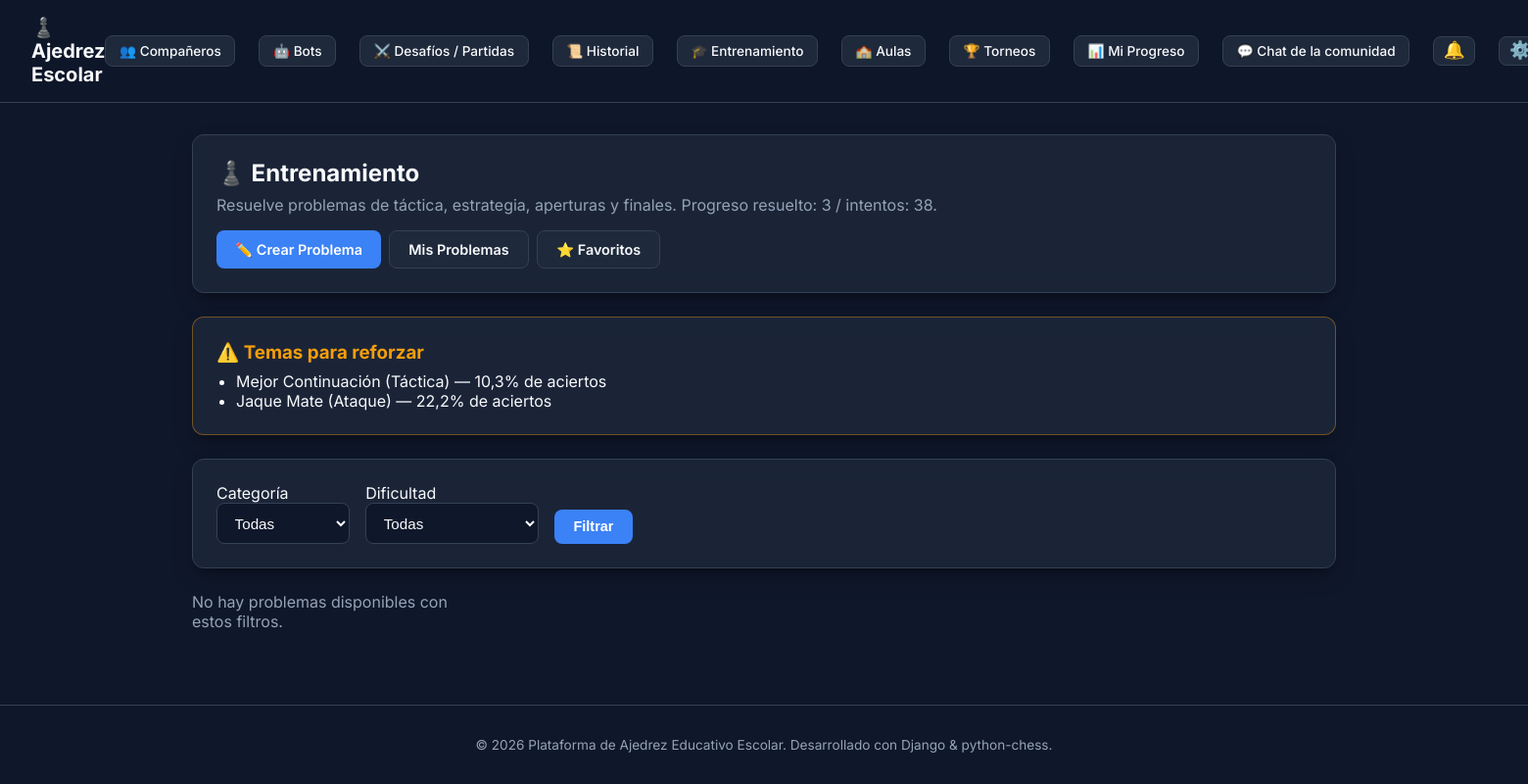
Page /training/ (signed in) on the committed database.
### apps/training/models.py (models this page shows)
class UserTrainingStats(models.Model):
    user = models.ForeignKey(settings.AUTH_USER_MODEL, on_delete=models.CASCADE, related_name='training_stats')
    category = models.CharField(max_length=20, choices=Puzzle.Category.choices)
    theme = models.CharField(max_length=30, choices=Puzzle.Theme.choices)
    total_attempts = models.PositiveIntegerField(default=0)
    successful_attempts = models.PositiveIntegerField(default=0)
    total_time_seconds = models.PositiveIntegerField(default=0)
    class Meta:
        unique_together = ['user', 'category', 'theme']
    @property
    def success_rate(self):
        if self.total_attempts == 0:
            return 0.0
        return round((self.successful_attempts / self.total_attempts) * 100, 1)

### apps/training/views.py (the view)
# urls.py: path('', views.TrainingDashboardView.as_view(), name='training_dashboard'),
class TrainingDashboardView(LoginRequiredMixin, ListView):
    model = Puzzle
    template_name = 'training/training_dashboard.html'
    context_object_name = 'puzzles'
    def get_queryset(self):
        category = self.request.GET.get('category')
        difficulty = self.request.GET.get('difficulty')
        qs = Puzzle.objects.filter(status=Puzzle.Status.PUBLISHED)
        if category:
            qs = qs.filter(category=category)
        if difficulty:
            qs = qs.filter(difficulty=difficulty)
        return qs
    def get_context_data(self, **kwargs):
        context = super().get_context_data(**kwargs)
        user = self.request.user
        user_stats = UserTrainingStats.objects.filter(user=user)
        weak_themes = [
            stat for stat in user_stats
            if stat.total_attempts >= 2 and stat.success_rate < 50.0
        ]
        total_solved = PuzzleAttempt.objects.filter(user=user, solved=True).values('puzzle').distinct().count()
        total_attempts = PuzzleAttempt.objects.filter(user=user).count()
        context['categories'] = Puzzle.Category.choices
        context['difficulties'] = Puzzle.Difficulty.choices
        context['selected_category'] = self.request.GET.get('category', '')
        context['selected_difficulty'] = self.request.GET.get('difficulty', '')
        context['user_stats'] = user_stats
        context['weak_themes'] = weak_themes
        context['total_solved'] = total_solved
        context['total_attempts'] = total_attempts
        if user.is_authenticated:
            context['favorite_puzzle_ids'] = set(
                PuzzleFavorite.objects.filter(user=user).values_list('puzzle_id', flat=True)
            )
        return context

### apps/accounts/models.py (called while the page is built)
    @property
    def rank(self):
        from apps.ratings.elo import rank_for_elo
        return rank_for_elo(self.elo_rating)

### apps/personalization/context_processors.py (called while the page is built)
def chess_appearance(request):
    user = getattr(request, 'user', None)
    piece_set, board_theme, is_custom = resolve_user_appearance(user)
    return {
        'user_piece_set': piece_set,
        'user_board_theme': board_theme,
        'is_custom_appearance': is_custom,
        'chess_piece_sets': PIECE_SETS,
        'chess_board_themes': BOARD_THEMES,
    }

### apps/personalization/models.py (called while the page is built)
    @classmethod
    def get_solo(cls):
        obj, _ = cls.objects.get_or_create(id=1)
        return obj

### apps/ratings/elo.py (called while the page is built)
def rank_for_elo(elo: int) -> PlayerRank:
    for rank in reversed(_RANKS_DESC):
        if elo >= rank.min_elo:
            return rank
    return PlayerRank.NOVATO

    @property
    def label(self) -> str:
        return self.value[0]

    @property
    def min_elo(self) -> int:
        return self.value[1]

### templates/training/training_dashboard.html (shortened to what this page needs)
{% extends 'base.html' %}
{% block content %}
<div class="card" style="margin-bottom: 1.5rem;">
    <div style="display:flex; justify-content: space-between; align-items:center; flex-wrap: wrap; gap: 1rem;">
        <div>
            <h2>♟️ Entrenamiento</h2>
            <p style="color: var(--text-secondary); margin-top: 0.5rem;">
                Resuelve problemas de táctica, estrategia, aperturas y finales. Progreso resuelto: {{ total_solved }} / intentos: {{ total_attempts }}.
            </p>
        </div>
        <div style="display:flex; gap: 0.5rem; flex-wrap: wrap;">
            <a href="{% url 'puzzle_create' %}" class="btn btn-primary">✏️ Crear Problema</a>
            <a href="{% url 'my_puzzles' %}" class="btn btn-secondary">Mis Problemas</a>
            <a href="{% url 'puzzle_favorites' %}" class="btn btn-secondary">⭐ Favoritos</a>
        </div>
    </div>
</div>
{% if weak_themes %}
<div class="card" style="margin-bottom: 1.5rem; border: 1px solid rgba(245, 158, 11, 0.4);">
    <h3 style="color: #f59e0b;">⚠️ Temas para reforzar</h3>
    <ul style="margin-top: 0.5rem; padding-left: 1.25rem;">
        {% for stat in weak_themes %}
            <li>{{ stat.get_theme_display }} ({{ stat.get_category_display }}) — {{ stat.success_rate }}% de aciertos</li>
        {% endfor %}
    </ul>
</div>
{% endif %}
<div class="card" style="margin-bottom: 1.5rem;">
    <form method="get" style="display: flex; gap: 1rem; flex-wrap: wrap; align-items: end;">
        <div>
            <label for="category">Categoría</label><br>
            <select name="category" id="category" class="form-select">
                <option value="">Todas</option>
            </select>
        </div>
        <div>
            <label for="difficulty">Dificultad</label><br>
            <select name="difficulty" id="difficulty" class="form-select">
                <option value="">Todas</option>
            </select>
        </div>
        <button type="submit" class="btn btn-primary">Filtrar</button>
    </form>
</div>
<div style="display: grid; grid-template-columns: repeat(auto-fill, minmax(260px, 1fr)); gap: 1rem;">
    {% for puzzle in puzzles %}
    <div class="card">
        <h4>{{ puzzle.title }}</h4>
        <p style="color: var(--text-secondary); font-size: 0.85rem; margin: 0.5rem 0;">
            {{ puzzle.get_category_display }} · {{ puzzle.get_theme_display }} · {{ puzzle.get_difficulty_display }}
        </p>
        <p style="font-size: 0.85rem;">Objetivo: {{ puzzle.get_objective_display }}</p>
        <p style="font-size: 0.8rem; color: var(--text-secondary);">
            Autor: {{ puzzle.author.username|default:"Anónimo" }}
            {% if puzzle.ratings_count > 0 %} · ⭐ {{ puzzle.average_rating }} ({{ puzzle.ratings_count }}){% endif %}
            {% if puzzle.id in favorite_puzzle_ids %} · ⭐ En favoritos{% endif %}
        </p>
        <a href="{% url 'puzzle_detail' puzzle.id %}" class="btn btn-primary" style="width: 100%; margin-top: 0.75rem;">Resolver</a>
    </div>
    {% empty %}
    <p style="color: var(--text-secondary);">No hay problemas disponibles con estos filtros.</p>
    {% endfor %}
</div>
{% endblock %}

### static/css/styles.css (style rules this page uses)
:root { --bg-primary: #0f172a; --bg-surface: #1e293b; --bg-card: rgba(30, 41, 59, 0.8); --border-color: #334155; --text-primary: #f8fafc; --text-secondary: #94a3b8; --accent-color: #3b82f6; --accent-hover: #2563eb; --success-color: #10b981; --danger-color: #ef4444; --warning-color: #f59e0b; --board-light: #e8edf2; --board-dark: #6884ab; --board-frame: #2a3547; --highlight-selected: rgba(232, 176, 64, 0.42); --highlight-last: rgba(214, 177, 70, 0.48); --highlight-hover: rgba(255, 255, 255, 0.10); --highlight-hover-light: rgba(0, 0, 0, 0.06); --legal-dot: rgba(20, 20, 20, 0.28); --legal-capture: rgba(239, 68, 68, 0.42); --check-fill: rgba(239, 68, 68, 0.45); --checkmate-fill: rgba(185, 28, 28, 0.65); --clock-active: #d8eccf; --clock-low: #f3c4b8; --radius-lg: 12px; --radius-md: 8px; --shadow-lg: 0 10px 25px -5px rgba(0, 0, 0, 0.3), 0 8px 10px -6px rgba(0, 0, 0, 0.3); }
[data-board-theme="classic"] { --board-light: #e8edf2; --board-dark: #6884ab; --board-frame: #2a3547; }
* { box-sizing: border-box; margin: 0; padding: 0; }
body { font-family: 'Inter', system-ui, -apple-system, BlinkMacSystemFont, 'Segoe UI', Roboto, sans-serif; background-color: var(--bg-primary); color: var(--text-primary); min-height: 100vh; display: flex; flex-direction: column; }
.card { background: var(--bg-card); backdrop-filter: blur(12px); border: 1px solid var(--border-color); border-radius: var(--radius-lg); padding: 1.5rem; box-shadow: var(--shadow-lg); }
.btn { display: inline-flex; align-items: center; justify-content: center; gap: 0.5rem; padding: 0.6rem 1.2rem; border-radius: var(--radius-md); font-weight: 600; font-size: 0.9rem; cursor: pointer; border: none; transition: all 0.2s ease; text-decoration: none; }
.btn-primary { background-color: var(--accent-color); color: white; }
.btn-secondary { background-color: var(--bg-surface); color: var(--text-primary); border: 1px solid var(--border-color); }
.form-input, .form-select { width: 100%; padding: 0.65rem 0.85rem; background: var(--bg-primary); border: 1px solid var(--border-color); border-radius: var(--radius-md); color: var(--text-primary); font-size: 0.95rem; outline: none; transition: border-color 0.2s; }

### rows in the picture
UserTrainingStats: theme "Mejor Continuación", category "Táctica", success_rate "10,3"
UserTrainingStats: theme "Jaque Mate", category "Ataque", success_rate "22,2"

### other values in the picture
{{ total_solved }} "3"
{{ total_attempts }} "38"
